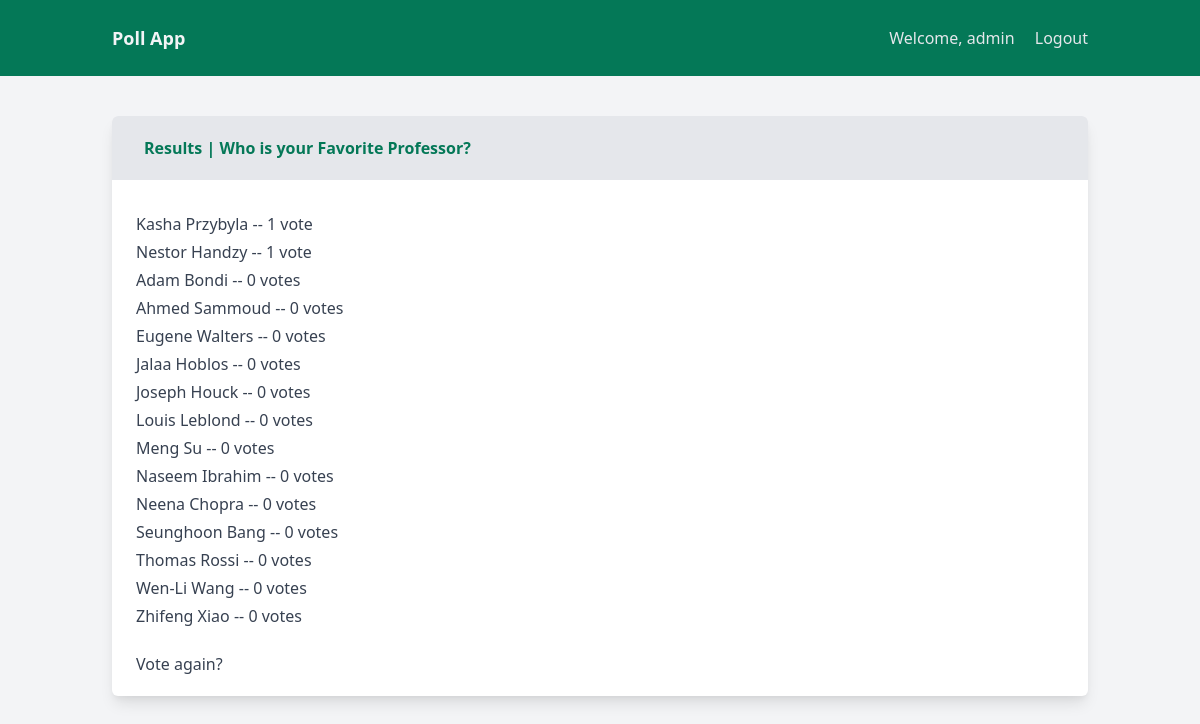
Screenshot of /polls/2/results/ (signed in) with the database file from the repository.
### polls/models.py (models this page shows, shortened)
class Question(models.Model):
    question_text = models.CharField(max_length=200)
    pub_date = models.DateTimeField('date published')

class Choice(models.Model):
    question = models.ForeignKey(Question, on_delete=models.CASCADE)
    choice_text = models.CharField(max_length=200)
    votes = models.IntegerField(default=0)
    class Meta:
        ordering = ['choice_text']

### polls/views.py (the view)
# urls.py: path('<int:pk>/results/', views.ResultsView.as_view(), name='results'),
@method_decorator(login_required, name='dispatch')
class ResultsView(generic.DetailView):
    model = Question
    template_name = 'polls/results.html'

### polls/templates/polls/results.html (shortened to what this page needs)
{% extends "base.html" %}
{% block pagetitle %} Results | {{ question.question_text }} {% endblock pagetitle %}
{% block content %}
    <ul>
        {% for choice in question.choice_set.all|dictsortreversed:"votes" %}
            <li class="my-3">{{ choice.choice_text }} -- {{ choice.votes }} vote{{ choice.votes|pluralize }}</li>
        {% endfor %}
    </ul>
    <div class="mt-8">
        <a class="semibold hover:underline hover:text-green-700" href="{% url 'polls:detail' question.id %}">Vote again?</a>
    </div>
{% endblock content %}

### polls/templates/base.html (shortened to what this page needs)
<!DOCTYPE html>
<html lang="en">
    <head>
          <link href="https://unpkg.com/tailwindcss@^2/dist/tailwind.min.css" rel="stylesheet">
    </head>
    <body class="bg-gray-100 h-screen antialiased leading-none font-sans">
        <div id="app">
            <header class="bg-green-700 py-6">
                <div class="container mx-auto flex justify-between items-center px-6">
                    <div>
                        <a href="{% url 'polls:index' %}" class="text-lg font-semibold text-gray-100 no-underline">
                            Poll App
                        </a>
                    </div>
                    <nav class="space-x-4 text-gray-200 text-sm sm:text-base">
                        {% if user.is_authenticated  %}
                            <span class="no-underline hover:underline"> Welcome, {{ user.username }}</span>
                            <a class="no-underline hover:underline" href="{% url 'logout' %}">Logout</a>
                        {% else %}
                            <a class="no-underline hover:underline" href="{% url 'login'  %}">Login</a>
                            <a class="no-underline hover:underline" href="{% url 'register' %}">Register</a>
                        {% endif %}
                    </nav>
                </div>
            </header>
        <main class="sm:container sm:mx-auto sm:mt-10">
            <div class="w-full sm:px-6">
                <section class="flex flex-col break-words bg-white sm:border-1 sm:rounded-md sm:shadow-sm sm:shadow-lg">
                    <header class="font-semibold bg-gray-200 text-green-700 py-5 px-6 sm:py-6 sm:px-8 sm:rounded-t-md">
                        {% block pagetitle %} Poll App {% endblock pagetitle %}
                    </header>
                    <div class="w-full p-6">
                        <div class="text-gray-700">
                            {% block content %}
                            {% endblock content %}
                        </div>
                    </div>
                </section>
            </div>
        </main>
        </div>
    </body>
</html>

### rows the page displays
Question: question_text "Who is your Favorite Professor?"
Choice: choice_text "Kasha Przybyla", votes "1"
Choice: choice_text "Nestor Handzy", votes "1"
Choice: choice_text "Adam Bondi", votes "0"
Choice: choice_text "Ahmed Sammoud", votes "0"
Choice: choice_text "Eugene Walters", votes "0"
Choice: choice_text "Jalaa Hoblos", votes "0"
Choice: choice_text "Joseph Houck", votes "0"
Choice: choice_text "Louis Leblond", votes "0"
Choice: choice_text "Meng Su", votes "0"
Choice: choice_text "Naseem Ibrahim", votes "0"
Choice: choice_text "Neena Chopra", votes "0"
Choice: choice_text "Seunghoon Bang", votes "0"
Choice: choice_text "Thomas Rossi", votes "0"
Choice: choice_text "Wen-Li Wang", votes "0"
Choice: choice_text "Zhifeng Xiao", votes "0"

### other values shown
{{ user.username }} "admin"
